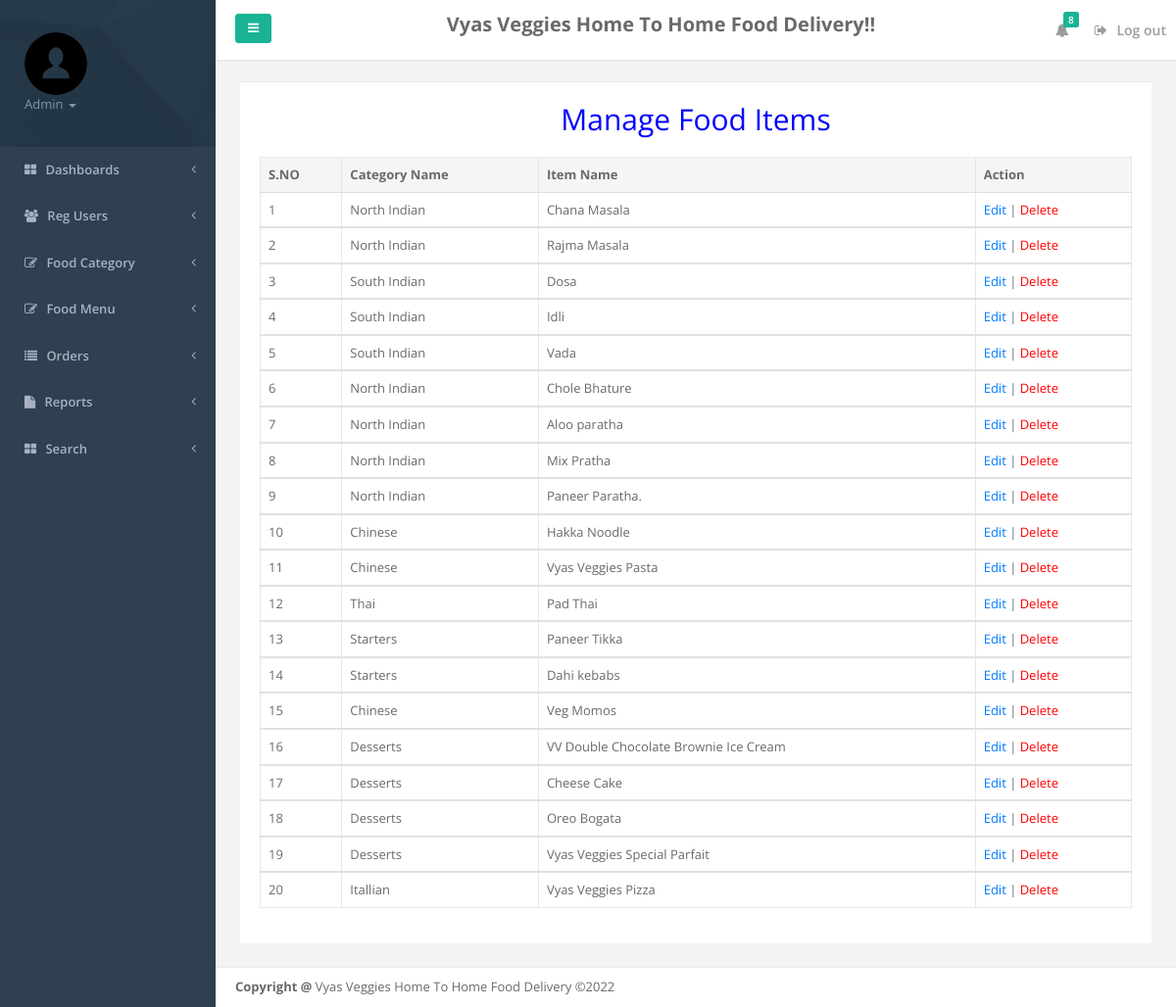
Page /admin/manage-fooditems.php (signed in) on the committed database.
### tables this page shows
CREATE TABLE `tblfood` (
  `ID` int(10) NOT NULL,
  `CategoryName` varchar(120) DEFAULT NULL,
  `ItemName` varchar(120) DEFAULT NULL,
  `ItemPrice` varchar(120) DEFAULT NULL,
  `ItemDes` varchar(500) DEFAULT NULL,
  `Image` varchar(120) DEFAULT NULL,
  `ItemQty` varchar(120) DEFAULT NULL
);

### admin/manage-fooditems.php (the view, shortened to what this page needs)
<?php
include('includes/dbconnection.php');
if (strlen($_SESSION['fosaid']==0)) {
  header('location:logout.php');
  } else{
  ?>
<!DOCTYPE html>
<html>
<head>
    <link href="css/bootstrap.min.css" rel="stylesheet">
    <link href="font-awesome/css/font-awesome.css" rel="stylesheet">
    <link href="css/plugins/iCheck/custom.css" rel="stylesheet">
    <link href="css/plugins/steps/jquery.steps.css" rel="stylesheet">
    <link href="css/animate.css" rel="stylesheet">
    <link href="css/style.css" rel="stylesheet">
</head>
<body>
    <div id="wrapper">
    <?php include_once('includes/leftbar.php');?>
        <div id="page-wrapper" class="gray-bg">
             <?php include_once('includes/header.php');?>
        <div class="row border-bottom">
        </div>
        <div class="wrapper wrapper-content animated fadeInRight">
            <div class="row">
                <div class="col-lg-12">
                    <div class="ibox">
                        <div class="ibox-content">
                                 <table class="table table-bordered mg-b-0">
                                    <p style="text-align: center; color: blue;font-size: 30px">Manage Food Items </p>
              <thead>
                <tr>
                  <th>S.NO</th>
                  <th>Category Name</th>
                  <th>Item Name</th>
                  <th>Action</th>
                </tr>
              </thead>
              <?php
$ret=mysqli_query($con,"select * from tblfood");
$cnt=1;
while ($row=mysqli_fetch_array($ret)) {
?>
              <tbody>
                <tr>
                  <td><?php echo $cnt;?></td>
                  <td><?php  echo $row['CategoryName'];?></td>
                  <td><?php  echo $row['ItemName'];?></td>
                  <td><a href="editfooditem.php?editid=<?php echo $row['ID'];?>">Edit</a> |
                    <a href="manage-fooditems.phpp?delfood=<?php echo $row['ID'];?>" style="color:red;" onclick="return confirm('Do you really want to delete the food item?');">Delete</a>
                </tr>
                <?php
$cnt=$cnt+1;
}?>
              </tbody>
            </table>
                        </div>
                    </div>
                    </div>
                </div>
            </div>
        <?php include_once('includes/footer.php');?>
        </div>
        </div>
</body>
</html>
<?php } ?>

### admin/includes/leftbar.php (shortened to what this page needs)
    <nav class="navbar-default navbar-static-side" role="navigation">
        <div class="sidebar-collapse">
            <ul class="nav metismenu" id="side-menu">
                <li class="nav-header">
                    <div class="dropdown profile-element">
                        <img alt="image" class="rounded-circle" src="img/user.png"/>
                        <a data-toggle="dropdown" class="dropdown-toggle" href="#">
                            <?php
$admid=$_SESSION['fosaid'];
$ret=mysqli_query($con,"select AdminName from tbladmin where ID='$admid'");
$row=mysqli_fetch_array($ret);
$name=$row['AdminName'];
?>
                            <span class="text-muted text-xs block"><?php echo $name; ?> <b class="caret"></b></span>
                        </a>
                    </div>
                </li>
                <li>
                    <a href="dashboard.php"><i class="fa fa-th-large"></i> <span class="nav-label">Dashboards</span> <span class="fa arrow"></span></a>
                                    </li>
                                    <li>
                    <a href="user-detail.php"><i class="fa fa-users"></i> <span class="nav-label">Reg Users</span> <span class="fa arrow"></span></a>
                                    </li>
                <li>
                    <a href="#"><i class="fa fa-edit"></i> <span class="nav-label">Food Category</span><span class="fa arrow"></span></a>
                </li>
 <li>
                    <a href="#"><i class="fa fa-edit"></i> <span class="nav-label">Food Menu</span><span class="fa arrow"></span></a>
                </li>
                <li>
                    <a href="#"><i class="fa fa-list"></i> <span class="nav-label">Orders</span><span class="fa arrow"></span></a>
                </li>
                   <li>
                    <a href="#"><i class="fa fa-file"></i> <span class="nav-label">Reports</span><span class="fa arrow"></span></a>
                </li>
                <li>
                    <a href="search.php"><i class="fa fa-th-large"></i> <span class="nav-label">Search</span> <span class="fa arrow"></span></a>
                                    </li>
            </ul>
        </div>
    </nav>

### rows in the picture
tblfood: CategoryName "North Indian", ItemName "Chana Masala"
tblfood: CategoryName "North Indian", ItemName "Rajma Masala"
tblfood: CategoryName "South Indian", ItemName "Dosa"
tblfood: CategoryName "South Indian", ItemName "Idli"
tblfood: CategoryName "South Indian", ItemName "Vada"
tblfood: CategoryName "North Indian", ItemName "Chole Bhature"
tblfood: CategoryName "North Indian", ItemName "Aloo paratha"
tblfood: CategoryName "North Indian", ItemName "Mix Pratha"
tblfood: CategoryName "North Indian", ItemName "Paneer Paratha."
tblfood: CategoryName "Chinese", ItemName "Hakka Noodle"
tblfood: CategoryName "Chinese", ItemName "Vyas Veggies Pasta"
tblfood: CategoryName "Thai", ItemName "Pad Thai"
tblfood: CategoryName "Starters", ItemName "Paneer Tikka"
tblfood: CategoryName "Starters", ItemName "Dahi kebabs"
tblfood: CategoryName "Chinese", ItemName "Veg Momos"
tblfood: CategoryName "Desserts", ItemName "VV Double Chocolate Brownie Ice Cream"
tblfood: CategoryName "Desserts", ItemName "Cheese Cake"
tblfood: CategoryName "Desserts", ItemName "Oreo Bogata"
tblfood: CategoryName "Desserts", ItemName "Vyas Veggies Special Parfait"
tblfood: CategoryName "Itallian", ItemName "Vyas Veggies Pizza"

### other values in the picture
$name "Admin"
$num "8"
